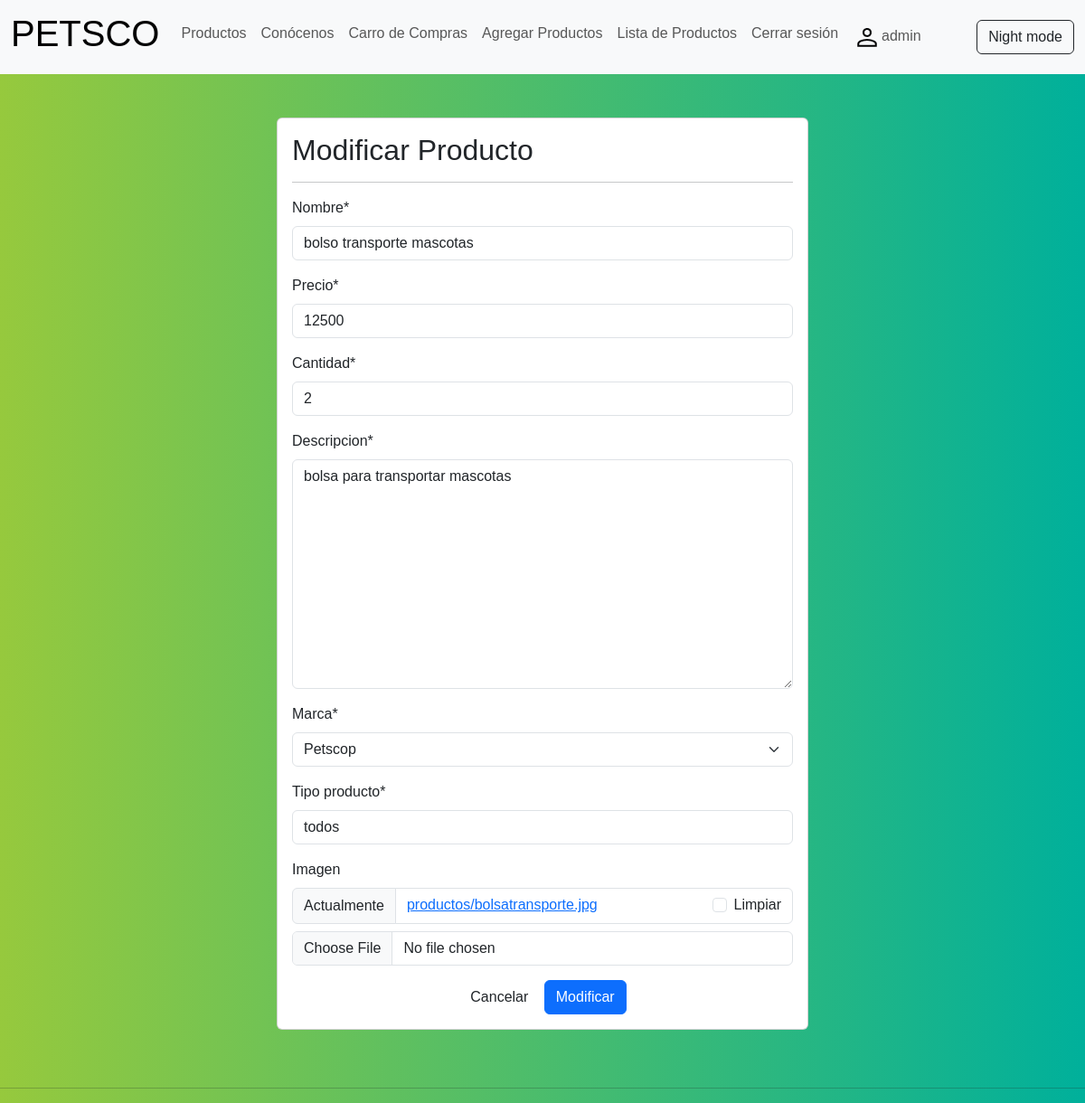
/modificar-producto/6/ (signed in), run on an earlier commit of the app's database.
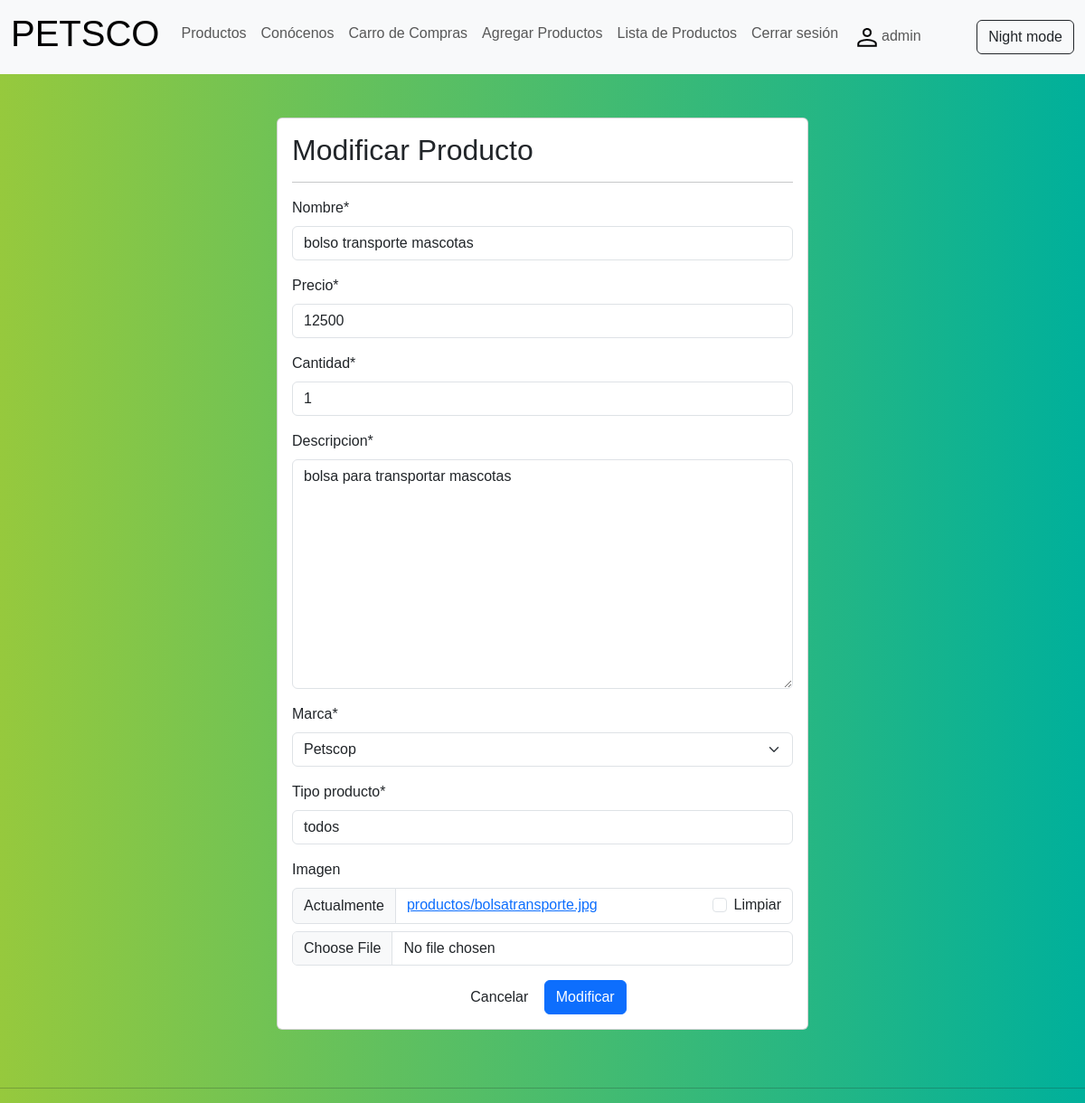
And on a later commit of the database.
### petscop/models.py (models this page shows, shortened)
class Producto(models.Model):
    nombre= models.CharField(max_length=50)
    precio= models.IntegerField()
    cantidad= models.IntegerField(null=True)
    descripcion= models.TextField()
    marca = models.ForeignKey(Marca, on_delete=models.PROTECT)
    tipo_producto = models.CharField(max_length=50)
    imagen = models.ImageField(upload_to="productos", null=True, )

class Marca(models.Model):
    nombre= models.CharField(max_length=50)
    def __str__(self):
        return self.nombre

### petscop/views.py (the view, shortened to what this page needs)
# urls.py: path('modificar-producto/<id>/', modificar_producto, name="modificar_producto"),
@permission_required('petscop.change_producto')
def modificar_producto(request, id):
    producto = get_object_or_404(Producto, id=id)
    data = {
        'form': ProductoForm(instance=producto)
    }
    return render(request, 'petscop/producto/modificar.html', data)

### petscop/forms.py
class ProductoForm (forms.ModelForm):
    nombre = forms.CharField(min_length=3, max_length=50)
    imagen = forms.ImageField(required=False, validators=[MaxSizeFileValidator(max_file_size=2)])
    precio = forms.IntegerField(min_value=1, max_value=1000000)
    class Meta:
        model = Producto
        fields = '__all__'

### petscop/context_processor.py (called while the page is built)
def total_carrito(request):
    total = 0
    carrito = request.session.get("carrito", {})
    if carrito:
        for key, value in carrito.items():
            total += int(value["acumulado"])
    return {"total_carrito": total}

### petscop/templates/petscop/producto/modificar.html (shortened to what this page needs)
{% extends 'petscop/base.html' %}
{% block content %}
{% load crispy_forms_tags %}
<br>
<br>
<div class="row">
    <div class="col-12 col-md-6 offset-md-3">
        <div class="card">
            <div class="card-body">
                <h2>Modificar Producto</h2>
                <hr>
                <form action method="post" enctype="multipart/form-data">
                    {{ form | crispy }}
                    <div class="d-flex justify-content-center">
                        <input type="reset" value="Cancelar"
                            class="btn btn-secundary">
                        <input type="submit" value="Modificar"
                            class="btn btn-primary">
                    </div>
                </form>
            </div>
        </div>
    </div>
</div>
{% endblock %}

What changed in the data, as far as the page shows it:
changed Producto "bolsa para transportar mascotas": cantidad "2" → "1"
